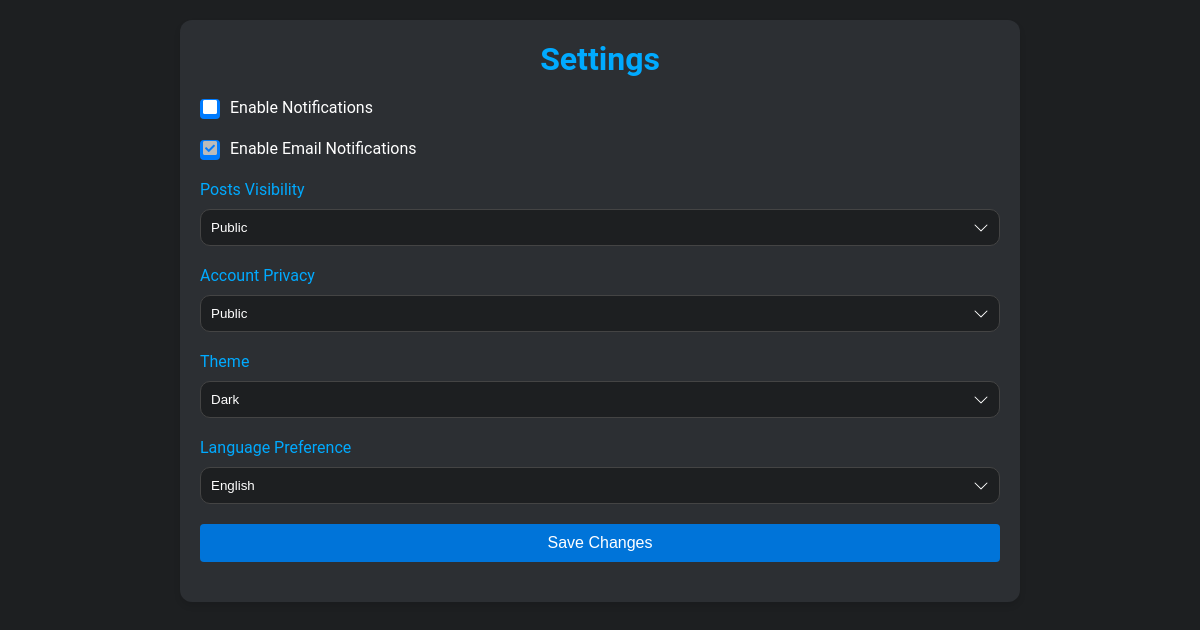
/mysettings/ (signed in), run on the app's committed database.
### authentication/models.py (models this page shows)
class UserSettings(models.Model):
    PVC = [
        ('public', 'Public'),
        ('private', 'Private'),
        ('friends', 'Friends Only'),
    ]
    APC = [
        ('public', 'Public'),
        ('private', 'Private'),
    ]
    Theme = [
        ('light', 'Light'),
        ('dark', 'Dark'),
        ('blue', 'Blue'),
    ]
    Language = [
        ('en', 'English'),
        ('es', 'Spanish'),
        ('fr', 'French'),
        ('de', 'German'),
        ('ar', 'Arabic')
    ]
    user = models.OneToOneField(User, null=True, on_delete=models.CASCADE)
    email_notifications = models.BooleanField(default=False)
    notifications = models.BooleanField(default=False)
    posts_visibility = models.CharField(max_length=100, choices=PVC, default='public')
    account_privacy = models.CharField(max_length=100, choices=APC, default='public')
    theme = models.CharField(max_length=100, choices=Theme, default='dark')
    language = models.CharField(max_length=100, choices=Language, default='en')

### Reg/views.py (the view, shortened to what this page needs)
# urls.py: path("mysettings/", settingspage, name='settings_page'),
def settingspage(request):
    if request.user.is_authenticated:
        us, created = UserSettings.objects.get_or_create(user=request.user)
        context = {"us": us}
        return render(request, "settings.html", context)
    else:
        return redirect('/signup')  # Redirect to login if not authenticated

### Reg/templates/settings.html (shortened to what this page needs)
<!DOCTYPE html>
<html lang="en">
<head>
    <link rel="stylesheet" href="https://cdnjs.cloudflare.com/ajax/libs/font-awesome/5.15.4/css/all.min.css">
</head>
<body>
    <div class="container">
        <h1>Settings</h1>
        <form action="." method="POST">
            <div class="form-group">
                <label for="notifications" class="checkbox-label">Enable Notifications</label>
            </div>
            <div class="form-group">
                <label for="email-notifications" class="checkbox-label">Enable Email Notifications</label>
            </div>
            <div class="form-group">
                <label for="posts-visibility">Posts Visibility</label>
                <select id="posts-visibility" name="posts_visibility">
                    <option value="public" {% if us.posts_visibility == 'public' %}selected{% endif %}>Public</option>
                </select>
            </div>
            <div class="form-group">
                <label for="account-privacy">Account Privacy</label>
                <select id="account-privacy" name="account_privacy">
                    <option value="public" {% if us.account_privacy == 'public' %}selected{% endif %}>Public</option>
                </select>
            </div>
            <div class="form-group">
                <label for="theme">Theme</label>
                <select id="theme" name="theme">
                    <option value="dark" {% if us.theme == 'dark' %}selected{% endif %}>Dark</option>
                </select>
            </div>
            <div class="form-group">
                <label for="language">Language Preference</label>
                <select id="language" name="language">
                    <option value="en" {% if us.language == 'en' %}selected{% endif %}>English</option>
                </select>
            </div>
            <div class="form-group">
                <button type="submit" name="Save">Save Changes</button>
            </div>
        </form>
    </div>
</body>
</html>

### Reg/templates/settings.html (style rules this page uses)
body, h1, p, label, input, select, button { margin: 0; padding: 0; }
body { font-family: 'Roboto', Arial, sans-serif; background-color: #1d1f21; color: #fff; }
.container { max-width: 800px; margin: 20px auto; padding: 20px; background-color: #2c2f33; border-radius: 12px; box-shadow: 0 4px 6px rgba(0, 0, 0, 0.1); }
h1 { text-align: center; color: #00aaff; margin-bottom: 20px; }
.form-group { margin-bottom: 20px; }
.form-group label { display: block; margin-bottom: 5px; color: #00aaff; }
.form-group input[type="checkbox"] + label::before { content: '\f0c8'; font-family: "Font Awesome 5 Free"; font-weight: 900; display: inline-block; width: 20px; height: 20px; border-radius: 4px; background-color: #007BFF; color: #fff; text-align: center; margin-right: 10px; transition: background-color 0.3s, color 0.3s; }
.form-group input[type="checkbox"]:checked + label::before { content: '\f14a'; background-color: #007BFF; color: #bbb; }
.form-group .checkbox-label { display: inline; color: #fff; cursor: pointer; }
.form-group select { width: 100%; padding: 10px; margin-top: 5px; box-sizing: border-box; border: 1px solid #444; border-radius: 10px; background-color: #1d1f21; color: #fff; appearance: none; -webkit-appearance: none; -moz-appearance: none; background-repeat: no-repeat; background-position: right 10px center; transition: all 0.3s ease; }
.form-group button { width: 100%; padding: 10px; background-color: #0074d9; color: #ffffff; border: none; border-radius: 4px; cursor: pointer; font-size: 16px; transition: background-color 0.3s ease; }

### data on the page
UserSettings: posts_visibility "Public", account_privacy "Public", theme "Dark", language "English"
